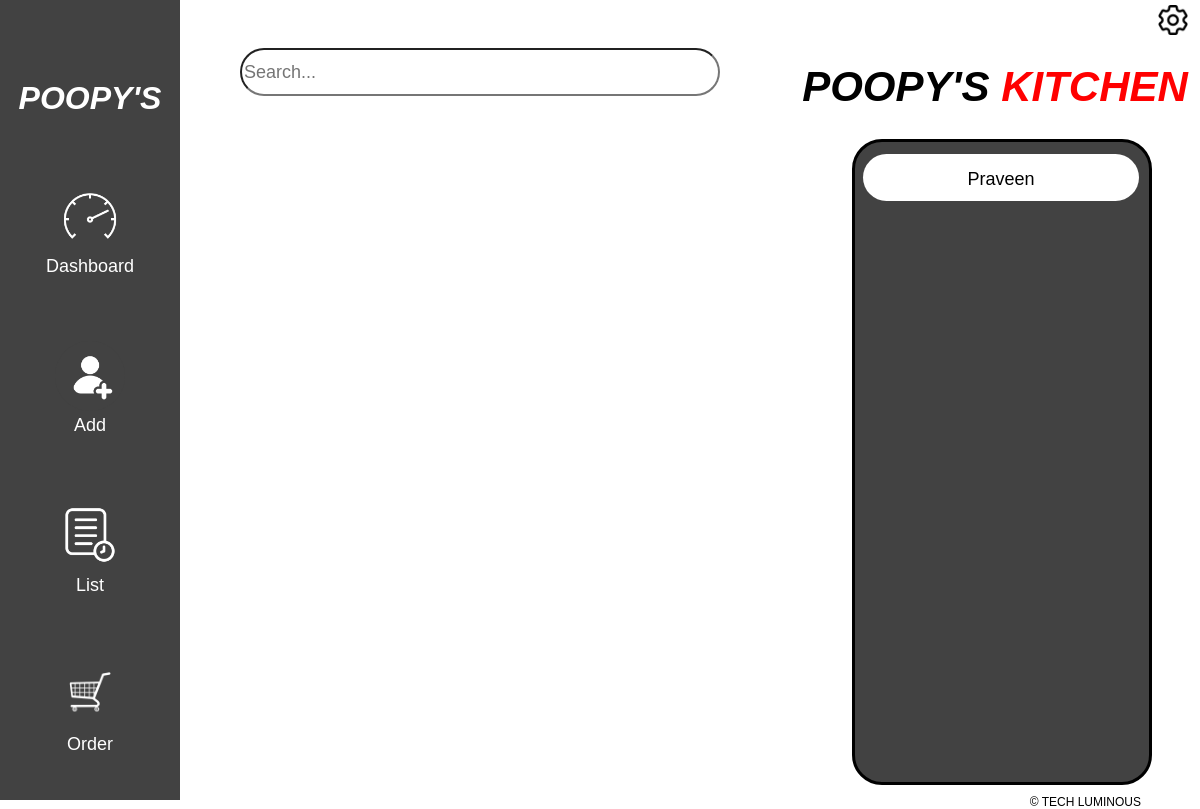
The app's page /dashboard/, older data.
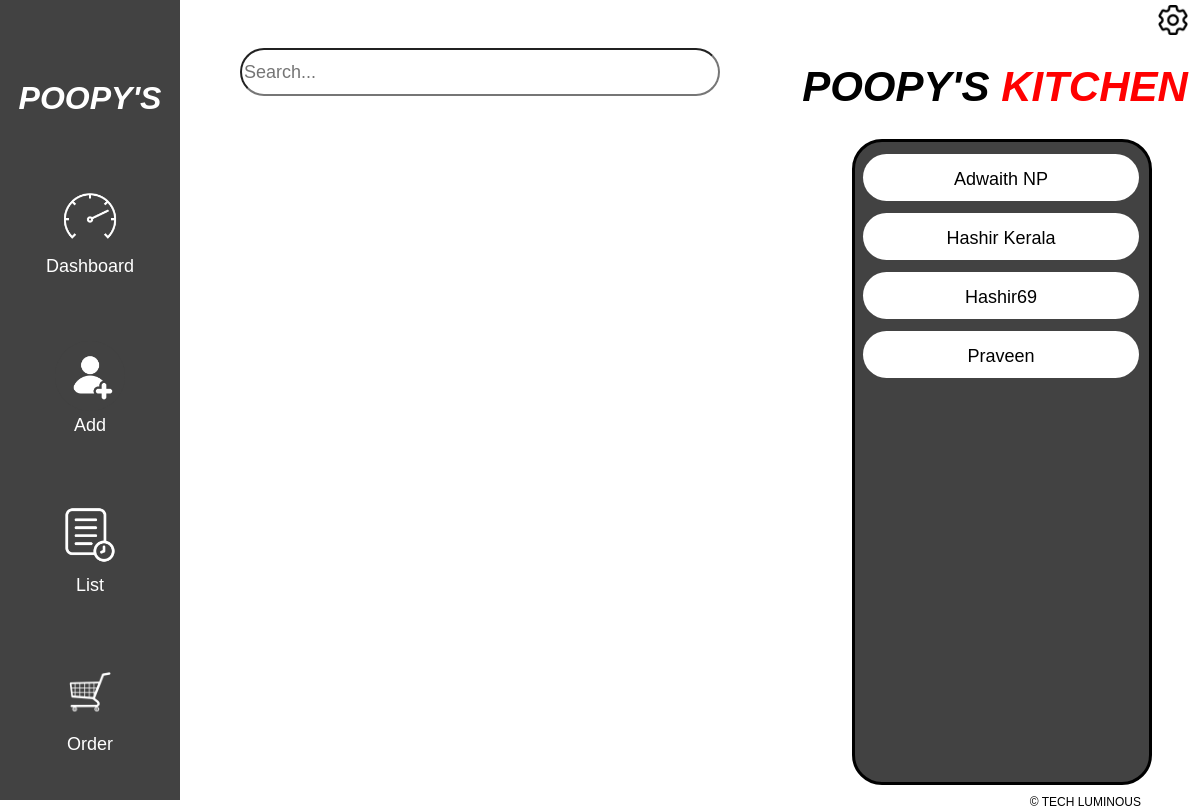
The same page, newer data.
### app/models.py (models this page shows, shortened)
class customer_data(models.Model):
    userID = models.CharField(max_length=6,unique=True,null=False)
    name = models.CharField(max_length=25,null=False)
    location = models.TextField(null=True)
    mobileNumber = models.CharField(null=False,max_length=15)
    email = models.EmailField(null=True)
    startDate = models.DateField(null=False)
    totalDays = models.IntegerField(null=False)
    exp_date = models.DateField(null=False)
    givenMoney = models.FloatField(null=False,default=0.0)
    totalMoney = models.FloatField(null=False,default=0.0)
    breakFast = models.BooleanField(default=False)
    lunch = models.BooleanField(default=False)
    dinner = models.BooleanField(default=False)
    ed_breakFast = models.BooleanField(default=False)
    ed_lunch = models.BooleanField(default=False)
    ed_dinner = models.BooleanField(default=False)

### app/views.py (the view)
def dashboard_view(request):
    current_date = datetime.now().date()
    expDate = current_date+timedelta(days=2)
    exp_persons = customer_data.objects.filter(exp_date = expDate)
    return render(request,'dashboard.html',{'exp_persons':exp_persons})

### app/templates/dashboard.html (shortened to what this page needs)
{% load static %}
<!DOCTYPE html>
<html>
    <head>
        <link rel="stylesheet" href="{% static 'css/dashboard.css' %}">
    </head>
    <body>
        <div class="container" id="container_div">
            <div class="menu_div">
                <div class="hd_div">
                    <h1 class="heading_1">POOPY'S</h1>
                </div>
                <div class="dash_logo">
                    <a>
                        <img src="{% static 'img/dash.png' %}" class="dash_img">
                    </a>
                        <p>Dashboard</p>
                </div>
                <div class="dash_logo">
                    <a href="{% url 'main_app:add_customer' %}">
                        <img src="{% static 'img/user.png' %}" class="dash_img">
                    </a>
                        <p>Add</p>
                </div>
                <div class="dash_logo">
                    <a href="{% url 'main_app:list' %}">
                        <img src="{% static 'img/list.png' %}" class="dash_img">
                    </a>
                    <p>List</p>
                </div>
                <div class="dash_logo">
                    <img src="{% static 'img/order.png' %}" class="dash_img">
                    <p>Order</p>
                </div>
            </div>
            <div class="search_div">
                <div class="search_bar_div">
                    <input type="search" placeholder="Search..." name="search" id="search_input" >
                </div>
                <div class="search_result_div" id="search_result_div_id">
                </div>
            </div>
            <div class="exp_div">
                <div class="setting_img">
                    <img src="{% static 'img/setting.png' %}" onclick="setMainWindoeBlur()">
                </div>
                <div class="heading">
                    <h1 class="main_heading">POOPY'S <span class="red-text">KITCHEN</span></h1>
                </div>
                <div class="exp_box">
                    <div class="exp_display_box">
                        {% for person in exp_persons %}
                        <a href="http://127.0.0.1:8000/detail-edit/{{person.userID}}/" style="text-decoration: none;">
                            <div class="exp">
                                <p>{{person.name}}</p>
                            </div>
                        </a>
                        {% endfor %}
                    </div>
                </div>
                <div class="branding">
                    <p>© TECH LUMINOUS</p>
                </div>
            </div>
        </div>
    </body>
</html>

### app/static/css/dashboard.css (style rules this page uses)
body { margin: 0; padding: 0; }
.container { display: flex; height: 100vh; z-index: 1; }
.menu_div { flex: 0 0 15%; background-color:rgb(66, 66, 66) }
.hd_div { margin-top: 10vh; text-align: center; }
h1 { color: white; font-family: Arial, Helvetica, sans-serif; font-style: italic; }
.dash_logo { margin-top: 8vh; text-align: center; }
p { color: white; font-size: large; margin-top: 0; font-family: Arial, Helvetica, sans-serif; }
.dash_img { width: 70px; height: 70px; margin-bottom: 0.5px; }
.search_div { flex: 0 0 50%; background-color: white; }
.search_bar_div { text-align: center; height: 20vh; }
#search_input { margin-top: 6vh; width: 40vw; height: 6vh; border-radius: 50px; font-size: large; text-align: left; }
.search_result_div { height: 70vh; width: 100%; overflow: auto; }
.exp_div { flex: 0 0 35%; background-color: white; }
.heading { margin-top: 3.2vh; text-align: center; }
.main_heading { margin-left: 10px; font-size: 42px; color: black; font-family: Arial, Helvetica, sans-serif; }
.red-text { color: red; }
.exp_box { border-style: solid; width: 70%; height: 80vh; margin-left: 6vw; border-radius: 30px; background-color:rgb(66, 66, 66); }
.exp_display_box { height: 78vh; overflow: auto; }
.exp { padding-top: 15px; width: 23vw; height: 4vh; margin-top: 1.5vh; margin-left: 1vh; border-radius: 25px; border: none; background-color: white; text-align: center; }
.exp p { color: black; }
.branding { text-align: right; }
.branding p { font-size: 12px; color: #000; margin-top: 10px; margin-right: 59px; }
.setting_img { width: 34vw; display: flex; justify-content: flex-end; margin-top: 5px; }
.setting_img img { width: 30px; height: 30px; }

Row changes from the older to the newer data that the page shows:
now on this page (row edited): customer_data: name "Adwaith NP"
now on this page (row edited): customer_data: name "Hashir Kerala"
now on this page (row edited): customer_data: name "Hashir69"
